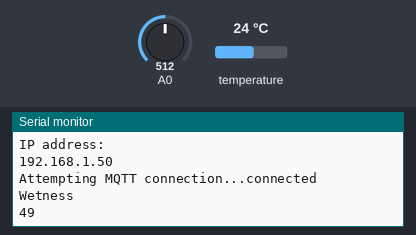
The sketch below on a simulated ESP8266 (NodeMCU). On the bench: the last lines printed to the serial monitor. The test bench sets the inputs (shaded band); at power-on: temperature 24 °C, A0 = 512. WiFi joins after 1.5 s; servers stay silent unless stated; no MQTT or app messages arrive unless stated.

Above: at 2.7 s.
2.8 s: temperature set to 12 °C
At 4.7 s:
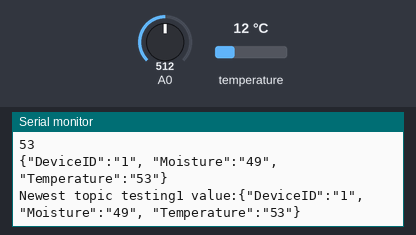
8.8 s: A0 set to 716
At 14.7 s:
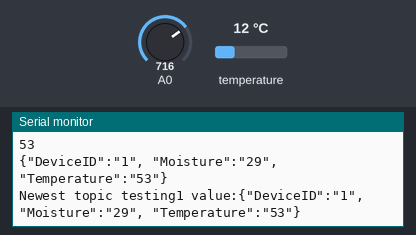
14.8 s: temperature set to 19 °C
At 20.2 s:
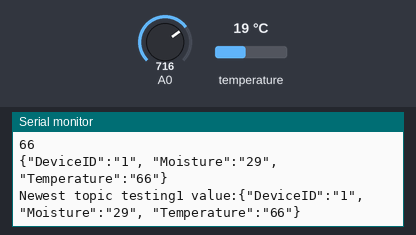
20.8 s: A0 set to 900
At 25.8 s:
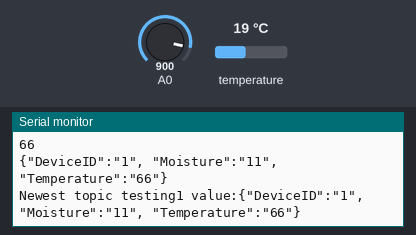
Timing chart, 0 to 27.3 s (numbered marks = the images above; inputs shaded):
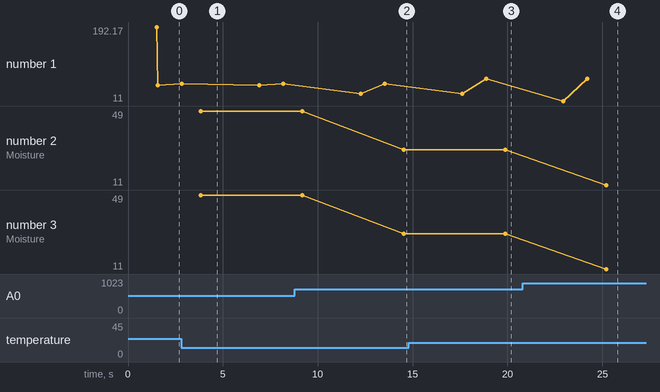

Measured:
- after the input at 2.8 s, the serial monitor: prints a new line at once (image 1)
- after the input at 8.8 s, the serial monitor: prints a new line after 3.5 s (image 2)
- after the input at 14.8 s, the serial monitor: prints a new line after 4.1 s (image 3)
- after the input at 20.8 s, the serial monitor: prints a new line after 2.1 s (image 4)
- plotted number 1: 49 → 53 after the input at 2.8 s, 53 → 66 after the input at 14.8 s
- plotted number 2: 49 → 29 after the input at 8.8 s, 29 → 11 after the input at 20.8 s
- plotted number 3: 49 → 29 after the input at 8.8 s, 29 → 11 after the input at 20.8 s

The sketch:

temp_moisture.ino
```cpp
// Include the libraries we need
#include <OneWire.h>
#include <DallasTemperature.h>
#include <ESP8266WiFi.h>
#include <PubSubClient.h>

#define wifi_ssid "9a8fc8" //fill this
#define wifi_password "278993750" //fill this
#define mqtt_server "104.236.210.175" //fill this
#define mqtt_user "" // no fill necessary
#define mqtt_password "" // no fill necessary
#define topic1 "testing1"
#define mqtt_client_name "EAS1" //this needs to be unique for each unit
WiFiClient espClient;
PubSubClient client(espClient);

// Data wire is plugged into port 2 on the Arduino
#define ONE_WIRE_BUS 5
int pinOut = 5;
String device_id = "1";
// Setup a oneWire instance to communicate with any OneWire devices (not just Maxim/Dallas temperature ICs)
OneWire oneWire(ONE_WIRE_BUS);

// Pass our oneWire reference to Dallas Temperature.
DallasTemperature sensors(&oneWire);

void setup_wifi() {
    delay(10);
    // We start by connecting to a WiFi network
    Serial.println();
    Serial.print("Connecting to ");
    Serial.println(wifi_ssid);
    WiFi.begin(wifi_ssid, wifi_password);
    while (WiFi.status() != WL_CONNECTED) {
        delay(500);
        Serial.print(".");
    }
    Serial.println("");
    Serial.println("WiFi connected");
    Serial.println("IP address: ");
    Serial.println(WiFi.localIP());
}
void reconnect() {
    // Loop until we're reconnected
    while (!client.connected()) {
        Serial.print("Attempting MQTT connection...");
        // Attempt to connect
        if (client.connect(mqtt_client_name)) { //* See //NOTE below
            Serial.println("connected");
        } else {
            Serial.print("failed, rc=");
            Serial.print(client.state());
            Serial.println(" try again in 5 seconds");
            // Wait 5 seconds before retrying
            delay(5000);
        }
    }
}

void pubMQTT(String topic,String topic_val){
    Serial.print("Newest topic " + topic + " value:");
    Serial.println(String(topic_val).c_str());
    client.publish(topic.c_str(), String(topic_val).c_str(), true);
}

void setup() {

    setup_wifi();
    client.setServer(mqtt_server, 1883);
  // put your setup code here, to run once:
  Serial.begin(9600);
    pinMode(A0, INPUT);
    sensors.begin();

  //  Serial.begin(9600);
  //pinMode(10, OUTPUT);
  //pinMode(8,OUTPUT);

}

void loop() {
  if (!client.connected()) {
    reconnect();
  }
  client.loop();
  // put your main code here, to run repeatedly:
  int humidityRaw = analogRead(A0);
  int humidityReal = map(humidityRaw,1023,0,0,100);
  int waterpump = 11;

  Serial.println("Wetness");
  Serial.println(humidityReal);
  delay(500);
  // call sensors.requestTemperatures() to issue a global temperature
  // request to all devices on the bus
  //Serial.print("Requesting temperatures...");
  sensors.requestTemperatures(); // Send the command to get temperatures
  //Serial.println("DONE");
  // After we got the temperatures, we can print them here.
  // We use the function ByIndex, and as an example get the temperature from the first sensor only.
  Serial.println("Temperature");
  int faren = sensors.getTempFByIndex(0);
  Serial.println(faren);
  delay(1000);

  String message_to_send =  String("{\"DeviceID\":\"") +  String(device_id) + "\", \"Moisture\":\"" + String(humidityReal) + "\", \"Temperature\":\"" + String(faren) + "\"}";
  Serial.println(message_to_send);
  pubMQTT(topic1, String(message_to_send));
  delay(3000 );
}
```
